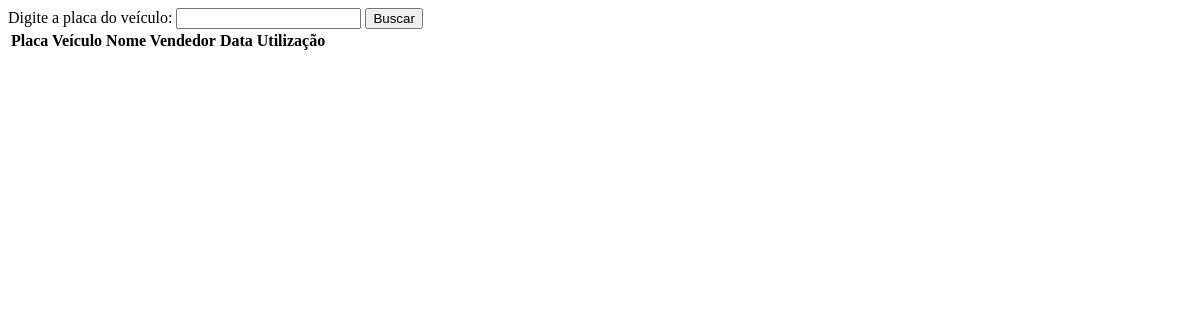
Page /select_HistoricoVeiculo.php?placaVeiculo=DEF456 on the earlier database version.
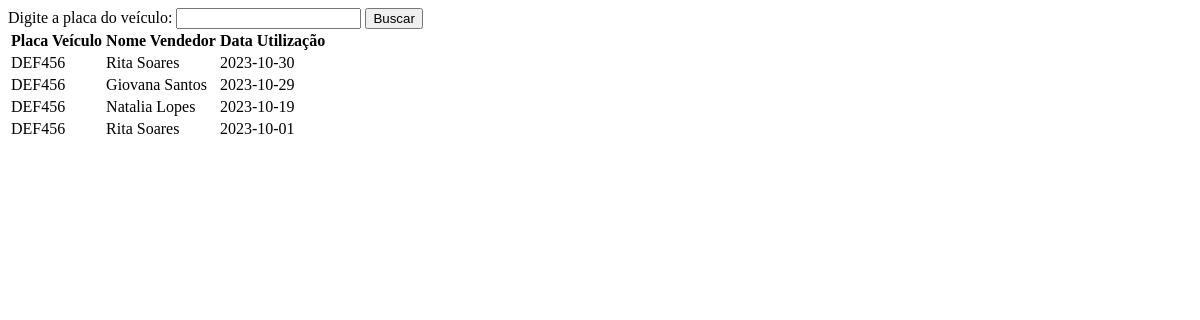
Same page on the later database version.
### tables this page shows
CREATE TABLE
    UtilizacaoVeiculo (
        CodigoVeiculo INT NOT NULL,
        CodigoVendedor INT NOT NULL,
        DataUtilizacao DATE NOT NULL,
        PRIMARY KEY (CodigoVeiculo, CodigoVendedor, DataUtilizacao),
        FOREIGN KEY (CodigoVeiculo) REFERENCES Veiculo (CodigoVeiculo),
        FOREIGN KEY (CodigoVendedor) REFERENCES Vendedor (CodigoVendedor)
    );

CREATE TABLE
    Veiculo (
        CodigoVeiculo INT NOT NULL AUTO_INCREMENT,
        PlacaVeiculo VARCHAR(7) NOT NULL,
        TipoVeiculo VARCHAR(50) NOT NULL,
        ModeloVeiculo VARCHAR(50) NOT NULL,
        PRIMARY KEY (CodigoVeiculo)
    );

CREATE TABLE
    Vendedor (
        CodigoVendedor INT NOT NULL AUTO_INCREMENT,
        CodigoRegiao INT NOT NULL,
        NomeVendedor VARCHAR(50) NOT NULL,
        RGVendedor VARCHAR(20),
        DataNascimento DATE,
        TelefoneVendedor VARCHAR(15),
        PRIMARY KEY (CodigoVendedor),
        FOREIGN KEY (CodigoRegiao) REFERENCES Regiao (CodigoRegiao)
    );

### DAO/VeiculoDAO.php (called while the page is built, shortened)
<?php
include_once 'conexao/conexao.php';
class VeiculoDAO
{
    public static function listarHistoricoUtilizacao($placaVeiculo)
    {
        try {
            $conexao = Conexao::getInstance();
            $sql = "SELECT UtilizacaoVeiculo.DataUtilizacao, Vendedor.NomeVendedor, Veiculo.PlacaVeiculo
            FROM UtilizacaoVeiculo
            JOIN Veiculo ON UtilizacaoVeiculo.CodigoVeiculo = Veiculo.CodigoVeiculo
            JOIN Vendedor ON UtilizacaoVeiculo.CodigoVendedor = Vendedor.CodigoVendedor
            WHERE Veiculo.PlacaVeiculo = :placaVeiculo
            ORDER BY UtilizacaoVeiculo.DataUtilizacao DESC";
            $stmt = $conexao->prepare($sql);
            $stmt->bindParam(':placaVeiculo', $placaVeiculo);
            $stmt->execute();
            return $stmt->fetchAll(PDO::FETCH_ASSOC);
        } catch (PDOException $e) {
            echo "Erro ao listar histórico de utilização: " . $e->getMessage();
            return [];
        }
    }
}
?>

### select_HistoricoVeiculo.php (the view, shortened to what this page needs)
<!DOCTYPE html>
<html lang="en">
<head>
</head>
<body>
    <?php
    include_once 'DAO/VeiculoDAO.php';
    if (isset($_GET['placaVeiculo'])) {
        $placaVeiculo = $_GET['placaVeiculo'];
        $historicoVeiculo = VeiculoDAO::listarHistoricoUtilizacao($placaVeiculo);
        ?>
        <form method="get" action="">
            <label for="placaVeiculo">Digite a placa do veículo:</label>
            <input type="text" name="placaVeiculo" id="placaVeiculo" required>
            <button type="submit">Buscar</button>
        </form>
        <?php if (isset($historicoVeiculo)): ?>
            <table>
                <thead>
                    <tr>
                        <th>Placa Veículo</th>
                        <th>Nome Vendedor</th>
                        <th>Data Utilização</th>
                    </tr>
                </thead>
                <tbody>
                    <?php foreach ($historicoVeiculo as $veiculo): ?>
                        <tr>
                            <td>
                                <?= $veiculo['PlacaVeiculo'] ?>
                            </td>
                            <td>
                                <?= $veiculo['NomeVendedor'] ?>
                            </td>
                            <td>
                                <?= $veiculo['DataUtilizacao'] ?>
                            </td>
                        </tr>
                    <?php endforeach; ?>
                </tbody>
            </table>
        <?php else: ?>
            <p>Nenhum histórico encontrado para a placa do veículo:
                <?= $placaVeiculo ?>
            </p>
        <?php endif; ?>
    <?php } ?>
</body>
</html>

Differences in the rows shown:
added utilizacaoveiculo: CodigoVeiculo.PlacaVeiculo "DEF456", CodigoVendedor.NomeVendedor "Rita Soares", DataUtilizacao "2023-10-30"
added utilizacaoveiculo: CodigoVeiculo.PlacaVeiculo "DEF456", CodigoVendedor.NomeVendedor "Giovana Santos", DataUtilizacao "2023-10-29"
added utilizacaoveiculo: CodigoVeiculo.PlacaVeiculo "DEF456", CodigoVendedor.NomeVendedor "Natalia Lopes", DataUtilizacao "2023-10-19"
added utilizacaoveiculo: CodigoVeiculo.PlacaVeiculo "DEF456", CodigoVendedor.NomeVendedor "Rita Soares", DataUtilizacao "2023-10-01"
